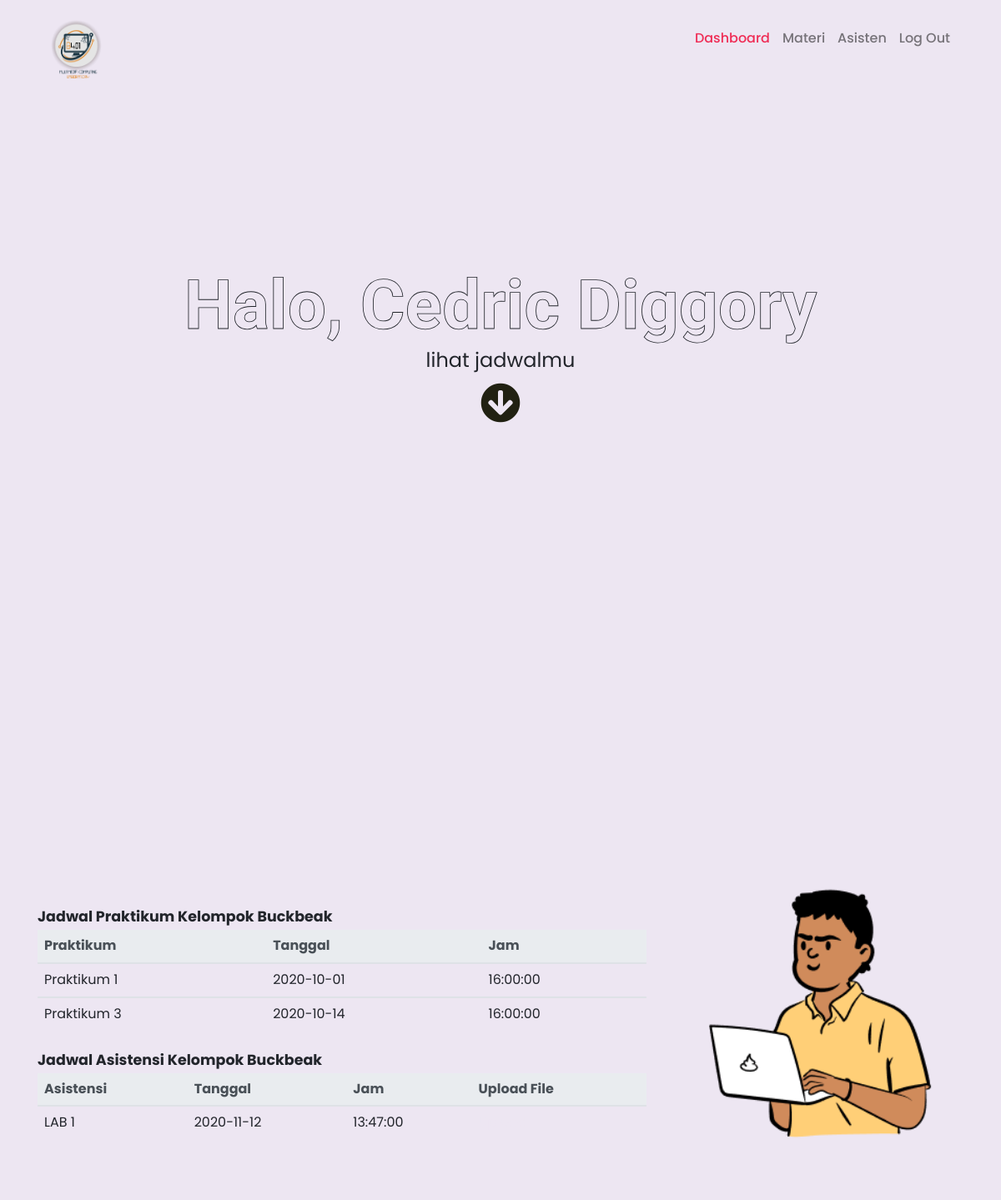
The page /praktikan/praktikandashboard.php (signed in) on the database its author committed.
### tables this page shows
CREATE TABLE `praktikan` (
  `praktikanId` int(150) NOT NULL,
  `praktikanNRP` bigint(15) NOT NULL,
  `password` varchar(100) NOT NULL,
  `praktikanKelompok` varchar(20) NOT NULL,
  `praktikanName` varchar(20) NOT NULL,
  `praktikanPhone` varchar(15) NOT NULL,
  `praktikanEmail` varchar(100) NOT NULL
);

CREATE TABLE `jadwalpraktikum` (
  `kelompok` varchar(20) NOT NULL,
  `praktikum` varchar(20) NOT NULL,
  `tanggal` date NOT NULL,
  `jam` time NOT NULL
);

CREATE TABLE `asistensi` (
  `id` int(11) NOT NULL,
  `asistenNRP` bigint(15) NOT NULL,
  `kelompok` varchar(35) NOT NULL,
  `jadwalId` int(150) NOT NULL,
  `praktikum` varchar(100) NOT NULL,
  `name` varchar(255) NOT NULL,
  `size` int(11) NOT NULL,
  `downloads` int(11) DEFAULT NULL,
  `status` varchar(10) NOT NULL DEFAULT 'Process'
);

CREATE TABLE `jadwalasisten` (
  `id` int(11) NOT NULL,
  `asistenNRP` bigint(15) NOT NULL,
  `jadwalTanggal` date NOT NULL,
  `jadwalHari` varchar(15) NOT NULL,
  `mulai` time NOT NULL,
  `selesai` time NOT NULL,
  `status` varchar(25) NOT NULL
);

### praktikan/praktikandashboard.php (the view, shortened to what this page needs)
<?php
    include_once '../assets/conn/dbconnect.php';
    $usersession = $_SESSION['praktikanSession'];
    $res = mysqli_query($con," SELECT a.*, b.* FROM jadwalasisten a INNER JOIN praktikan b
    WHERE b.praktikanNRP=$usersession ");
    $userRow  = mysqli_fetch_array($res, MYSQLI_ASSOC);
?>
<!DOCTYPE html>
<html lang="en">
    <head>
        <link rel="stylesheet" href="https://maxcdn.bootstrapcdn.com/bootstrap/3.4.1/css/bootstrap.min.css"><link rel="stylesheet" href="https://maxcdn.bootstrapcdn.com/bootstrap/4.0.0/css/bootstrap.min.css">
        <link rel="stylesheet" href="https://cdnjs.cloudflare.com/ajax/libs/font-awesome/5.15.1/css/all.min.css" />
        <link rel="stylesheet" href="https://unpkg.com/simplebar@2.4.3/dist/simplebar.css"/>
        <link href="assets/css/style.css" rel="stylesheet">
    </head>
    <body class="hero-anime">
    <header>
        <div class="navigation-wrap start-header start-style">
            <div class="container">
                <div class="row">
                    <div class="col-12">
                        <nav class="navbar navbar-expand-md navbar-light">
                            <a class="navbar-brand" href="praktikandashboard.php" target="_blank"><img src="assets/img/logo.png" alt=""></a>
                            <div class="collapse navbar-collapse" id="navbarSupportedContent">
                                <ul class="navbar-nav ml-auto py-4 py-md-0">
                                    <li class="nav-item active pl-4 pl-md-0 ml-0 ml-md-4">
                                        <a class="nav-link active" href="praktikandashboard.php">Dashboard</a>
                                    </li>
                                    <li class="nav-item pl-4 pl-md-0 ml-0 ml-md-4">
                                        <a class="nav-link" href="materi.php">Materi</a>
                                    </li>
                                    <li class="nav-item pl-4 pl-md-0 ml-0 ml-md-4">
                                        <a class="nav-link" href="asisten.php">Asisten</a>
                                    </li>
                                    <li class="nav-item pl-4 pl-md-0 ml-0 ml-md-4">
                                        <a class="nav-link" href="praktikanlogout.php?logout">Log Out</a>
                                    </li>
                                </ul>
                            </div>
                        </nav>
                    </div>
                </div>
            </div>
        </div>
    </header>
    <main id="wrapper" class="colorOne" data-simplebar>
            <div class="section full-height">
                <div class="absolute-center2">
                    <div class="section">
                        <div class="container">
                            <div class="row">
                                <div class="col-12">
                                    <div class="mb-2">
                                        <svg viewBox="0 0 1350 600">
                                            <text x="50%" y="50%" fill="transparent" text-anchor="middle">Halo, <?php echo $userRow['praktikanName'];?></text>
                                        </svg>
                                    </div>
                                    <div style="
                                        position: absolute;
                                        left: 50%;
                                        top: 52%;
                                        transform: translateX(-50%);
                                        ">
                                    <p class="mb-4" style="font-size: 1.5em;">lihat jadwalmu</p>
                                    <a href="#startchange"><i class="fas fa-arrow-circle-down" style="font-size:48px; color:#212112; position:absolute;
                                        left: 50%; transform: translateX(-50%);"></i></a>
                                    </div>
                                </div>
                            </div>
                        </div>
                    </div>
                </div>
            </div>
            <div class="section full-height jadwal" id="startchange">
                <div class="absolute-center">
                    <div class="section">
                        <div class="container">
                            <div class="row ">
                                <div class="col-8">
                                    <div class="">
                                        <div class="mb-4">
                                            <div class="table-responsive">
                                                <div class="mb-2">
                                                    <h3><b>Jadwal Praktikum Kelompok <?php echo $userRow['praktikanKelompok'];?></b></h3>
                                                </div>
                                                <table class="table table-borderless">
                                                    <thead class="thead-light">
                                                        <tr>
                                                            <th scope="col">Praktikum</th>
                                                            <th scope="col">Tanggal</th>
                                                            <th scope="col">Jam</th>
                                                        </tr>
                                                    </thead>
                                                    <?php
                                                        $kelompok = $userRow['praktikanKelompok'];
                                                        $result = mysqli_query($con, "SELECT * FROM `jadwalpraktikum`
                                                        WHERE kelompok = '$kelompok'");
                                                        while($jadwalpraktikum = mysqli_fetch_array($result)){
                                                            echo "<tbody>";
                                                                echo "<tr>";
                                                                echo "<td>" . $jadwalpraktikum['praktikum'] . "</td>";
                                                                echo "<td>" . $jadwalpraktikum['tanggal'] . "</td>";
                                                                echo "<td>" . $jadwalpraktikum['jam'] . "</td>";
                                                        }
                                                                echo "</tr>";
                                                            echo "</tbody>";
                                                    echo "</table>";
                                                    ?>
                                            </div>
                                        </div>
                                        <div class="mb-4">
                                            <div class="table-responsive">
                                                <div class="mb-2">
                                                    <h3><b>Jadwal Asistensi Kelompok <?php echo $userRow['praktikanKelompok'];?></b></h3>
                                                </div>
                                                <table class="table table-borderless">
                                                    <thead class="thead-light">
                                                        <tr>
                                                            <th scope="col">Asistensi</th>
                                                            <th scope="col">Tanggal</th>
                                                            <th scope="col">Jam</th>
                                                            <th scope="col">Upload File</th>
                                                        </tr>
                                                    </thead>
                                                    <?php
                                                        $result = mysqli_query($con, "SELECT a.*, b.id, b.jadwalTanggal, b.jadwalHari, b.mulai, b.selesai
                                                        FROM asistensi a INNER JOIN jadwalasisten b
                                                            ON a.jadwalId = b.id
                                                            where a.kelompok = '$kelompok'");
                                                        while($jadwalpraktikum = mysqli_fetch_array($result)){
                                                            echo "<tbody>";
                                                                echo "<tr>";
                                                                echo "<td>" . $jadwalpraktikum['praktikum'] . "</td>";
                                                                echo "<td>" . $jadwalpraktikum['jadwalTanggal'] . "</td>";
                                                                echo "<td>" . $jadwalpraktikum['mulai'] . "</td>";
                                                                echo "<td><a href='upload.php?&id=" . $jadwalpraktikum['id'] ."' class='upload' role='button'>Upload</a></td>";
                                                        }
                                                                echo "</tr>";
                                                            echo "</tbody>";
                                                    echo "</table>";
                                                    ?>
                                            </div>
                                        </div>
                                    </div>
                                </div>
                                <div class="col">
                                    <img src="assets/img/peep-46.png" class="peep-laptop img-fluid">
                                </div>
                            </div>
                        </div>
                    </div>
                </div>
            </div>
        </main>
    </body>
</html>

### praktikan/assets/css/style.css (style rules this page uses)
body { font-family: 'Poppins', sans-serif; font-size: 16px; line-height: 24px; font-weight: 400; color: #212112; background-position: center; background-repeat: repeat; background-size: 7%; background-color: #fff; overflow-x: hidden; transition: all 200ms linear; }
.start-header { opacity: 1; transform: translateY(0); padding: 20px 0; -webkit-transition : all 0.3s ease-out; transition : all 0.3s ease-out; }
.navigation-wrap { position: fixed; width: 100%; top: 0; left: 0; z-index: 100; -webkit-transition : all 0.3s ease-out; transition : all 0.3s ease-out; }
.navbar { padding: 0; }
.navbar-brand img { height: 70px; width: auto; display: block; -webkit-transition : all 0.3s ease-out; transition : all 0.3s ease-out; }
.nav-link { color: #22252B; font-weight: 500; transition: all 200ms linear; }
.nav-item.active .nav-link { color: #EF2D56 !important; }
.nav-link { position: relative; padding: 5px 0 !important; display: inline-block; }
.nav-item:after { position: absolute; bottom: -5px; left: 0; width: 100%; height: 2px; content: ''; background-color: #EF2D56; opacity: 0; transition: all 200ms linear; }
.nav-item { position: relative; transition: all 200ms linear; }
.section { position: relative; width: 100%; display: block; }
.full-height { height: 100vh; }
.absolute-center { position: absolute; top: 50%; left: 0; width: 100%; margin-top: 40px; transform: translateY(-50%); z-index: 1; }
.absolute-center2 { position: absolute; top: 50%; left: 0; width: 100%; transform: translateY(-50%); z-index: 1; }
p { text-align: center; margin: 0; padding-top: 10px; opacity: 1; transform: translate(0); }
.upload { color: #EDE6F2; }
svg text { stroke: #22252B; font-family: 'Barriecito', cursive; font-size: 100px; font-weight: 700; stroke-width: 1; animation: textAnimate 8s infinite alternate; z-index: 100; }
.jadwal { padding: 150px 250px; }
.peep-laptop { -webkit-transform: scaleX(-1); transform: scaleX(-1); position: absolute; bottom: -20px; right: 10px; width: 310px; }
#wrapper { width: 100%; height: 100%; -webkit-transition: background-color 500ms; -moz-transition: background-color 700ms; -o-transition: background-color 700ms; transition: background-color 700ms; }
.colorOne { background-color: #EDE6F2; color: #22252B; }

### rows shown on the page
praktikan: praktikanName "Cedric Diggory", praktikanKelompok "Buckbeak"
jadwalpraktikum: praktikum "Praktikum 1", tanggal "2020-10-01", jam "16:00:00"
jadwalpraktikum: praktikum "Praktikum 3", tanggal "2020-10-14", jam "16:00:00"
asistensi: praktikum "LAB 1", jadwalId.jadwalTanggal "2020-11-12", jadwalId.mulai "13:47:00"
